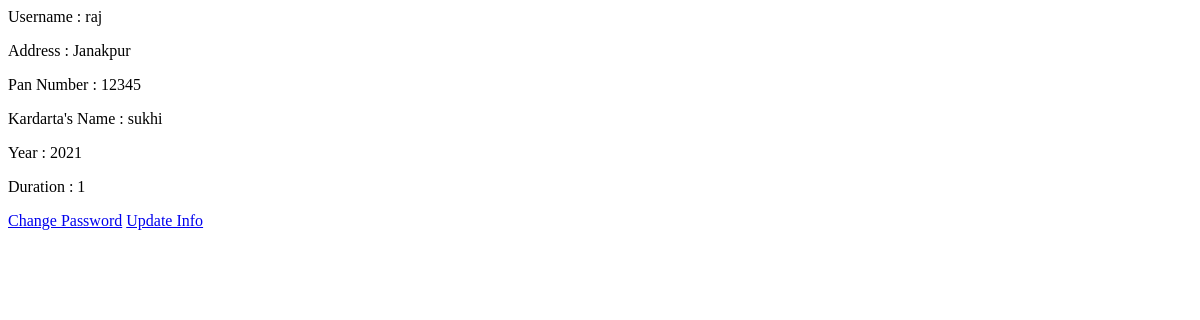
The app's page /profile/ (signed in), older data.
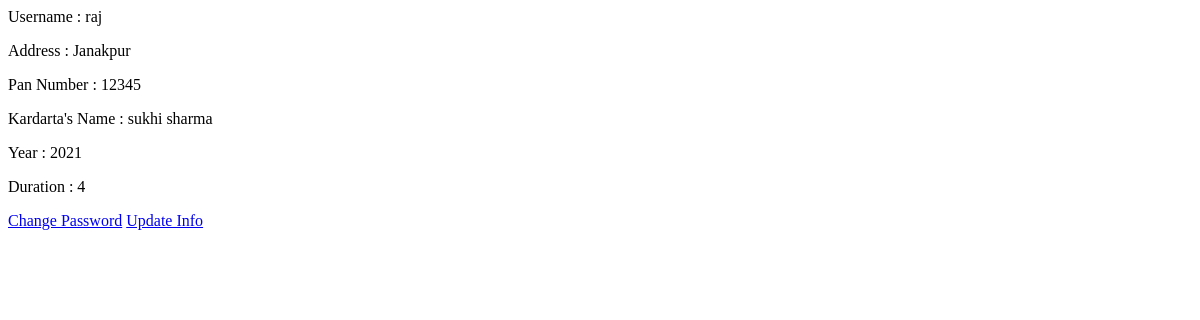
The same page, newer data.
### proapp/models.py (models this page shows, shortened)
class Vendor(models.Model):
	user = models.OneToOneField(User, on_delete=models.CASCADE)
	username = models.CharField(max_length=200)
	address = models.CharField(max_length=200)
	pan = models.CharField(max_length=30)
	kardartaname = models.CharField(max_length=200)
	year = models.CharField(max_length=6)
	duration = models.CharField(max_length=10)

### proapp/views.py (the view)
# urls.py: path('profile/', ProfileView.as_view(), name="profile"),
class ProfileView(TemplateView):
	template_name = "profile.html"
	def get_context_data(self, **kwargs):
		context = super().get_context_data(**kwargs)
		posts = Vendor.objects.all()
		context['posts'] = posts
		return context

### templates/profile.html (shortened to what this page needs)
            {% for pi in posts %}
            {% ifequal pi.username request.user.username %}
                <p>Username : {{pi.username}}</p>
                <p>Address : {{pi.address}}</p>
                <p>Pan Number : {{pi.pan}}</p>
                <p>Kardarta's Name : {{pi.kardartaname}}</p>
                <p>Year : {{pi.year}}</p>
                <p>Duration : {{pi.duration}}</p>
            <a href="{% url 'proapp:changepass' %}" class="btn btn-primary">Change Password</a>
            <a href="{% url 'proapp:infoupdate' pi.id %}" class="btn btn-primary">Update Info</a>
            {% endifequal %}
{% endfor %}

Row changes from the older to the newer data that the page shows:
changed Vendor "raj": kardartaname "sukhi" → "sukhi sharma"; duration "1" → "4"
